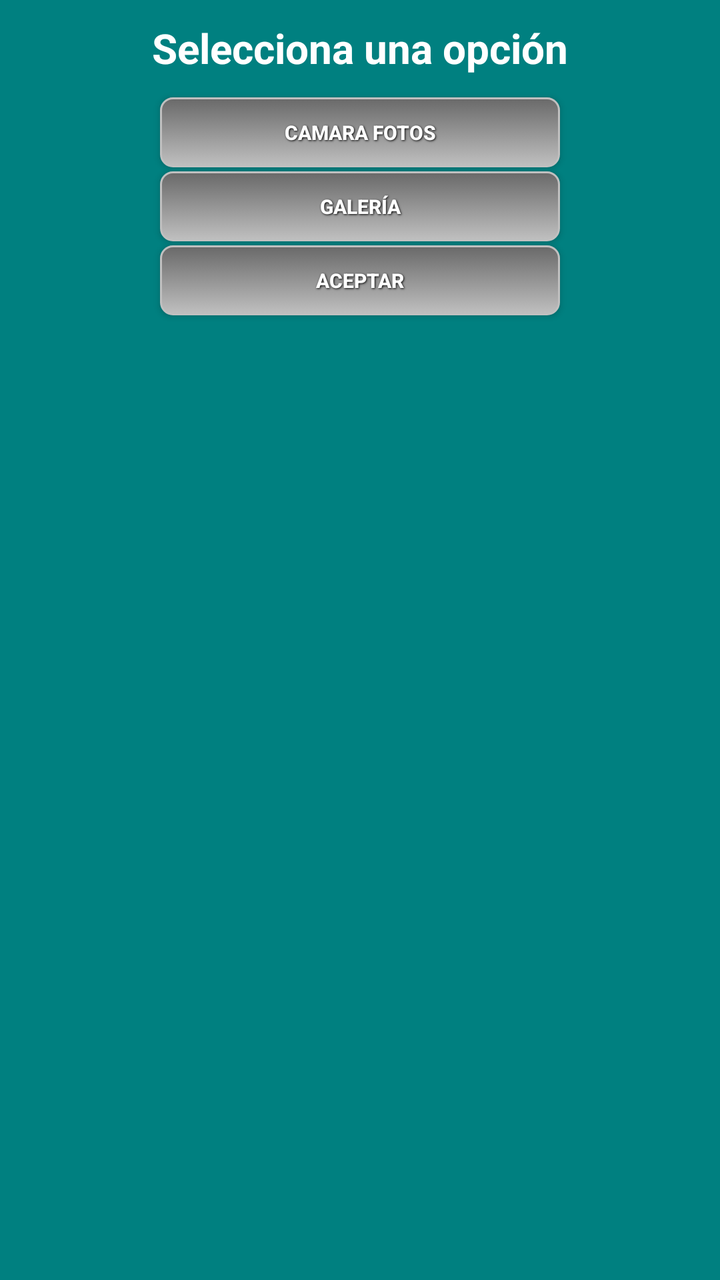
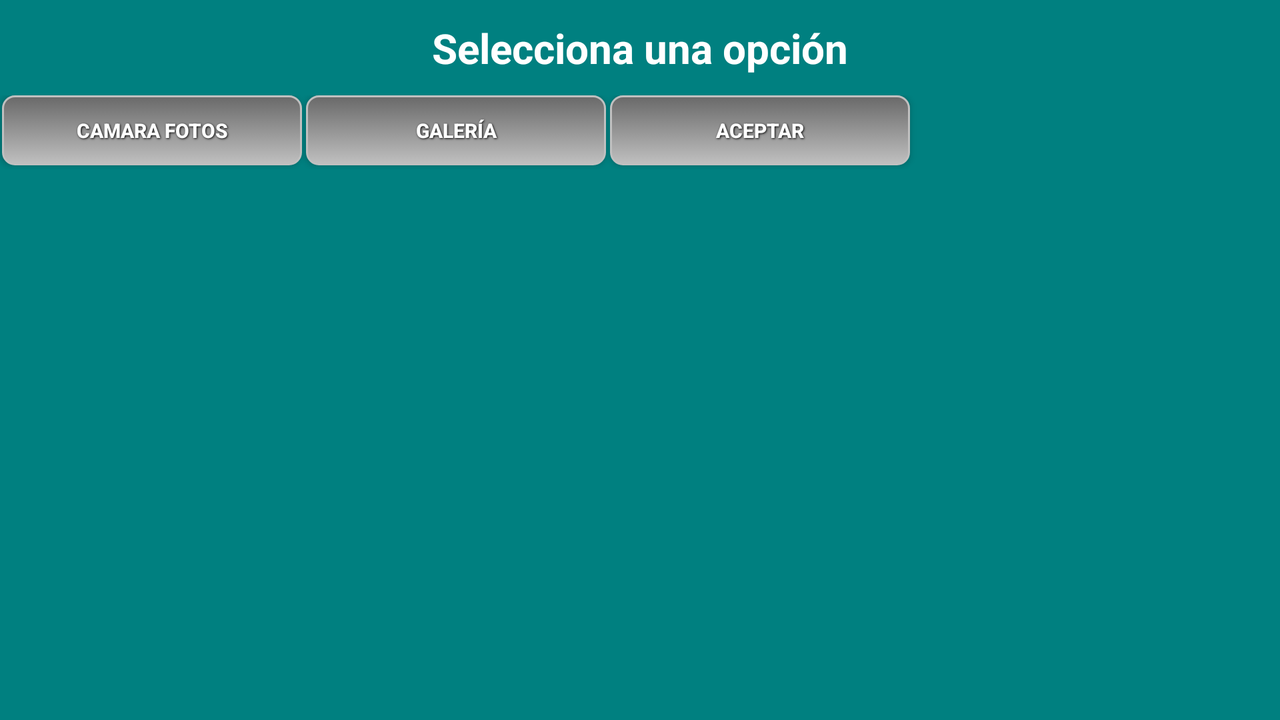

First picture: res/layout/ on a phone held upright. Second picture: the repository's own variant of that layout, on a device whose configuration matches the variant's folder. Source for both follows.
<!-- AndroidManifest.xml: application theme AppTheme -->
<!-- res/layout/add_imagen.xml -->
<?xml version="1.0" encoding="utf-8"?>
<LinearLayout xmlns:android="http://schemas.android.com/apk/res/android"
    android:layout_width="fill_parent"
    android:layout_height="fill_parent"
    android:layout_gravity="center"
    android:background="#008080" 
    android:orientation="vertical">

    <TextView
        android:id="@+id/btnCamara"
        style="@style/TextoTitulo"
        android:layout_width="match_parent"
        android:layout_height="wrap_content"
        android:gravity="center"
        android:text="@string/selectOpcionImagen"
        android:textAlignment="center"
        android:textColor="#ffffff"
        android:paddingTop="10dp"
        android:paddingBottom="10dp" />
    
    <Button
        android:id="@+id/btnGallery"
        style="@style/button_text"
        android:layout_width="200dp"
        android:layout_height="35dp"
        android:layout_gravity="center_horizontal"
        android:background="@drawable/grey_button"
        android:text="@string/camaraFotos"
        android:onClick="camera" />
    
    <Button
        android:id="@+id/btnOK"
        style="@style/button_text"
        android:layout_width="200dp"
        android:layout_height="35dp"
        android:layout_gravity="center_horizontal"
        android:background="@drawable/grey_button"
        android:text="@string/galeria"
	    android:onClick="gallery" />
    
    <Button
        android:id="@+id/salir"
        style="@style/button_text"
        android:layout_width="200dp"
        android:layout_height="35dp"
        android:layout_gravity="center_horizontal"
        android:background="@drawable/grey_button"
        android:text="@string/ok"
	    android:onClick="seleccionar" />
    
    <ImageView
        android:layout_width="wrap_content"
        android:layout_height="wrap_content"
        android:scaleType="centerCrop"
        android:layout_gravity="center_vertical|center_horizontal"
        android:id="@+id/ivDisplay"/>
    
    
    

</LinearLayout>
<!-- resources referenced by this layout -->
<resources>
  <!-- drawable grey_button (drawable) -->
  <?xml version="1.0" encoding="utf-8"?>
  <selector xmlns:android="http://schemas.android.com/apk/res/android">
  
      <item android:state_pressed="true">
          <shape>
              <solid android:color="#696969" />
              <stroke android:width="1dp" android:color="#C0C0C0" />
              <corners android:radius="6dp" />
              <padding android:bottom="10dp" android:left="10dp" android:right="10dp" android:top="10dp" />
          </shape>
      </item>
      <item>
          <shape>
              <gradient android:angle="270" android:endColor="#C0C0C0" android:startColor="#696969" />
              <stroke android:width="1dp" android:color="#C0C0C0" />
              <corners android:radius="6dp" />
              <padding android:bottom="10dp" android:left="10dp" android:right="10dp" android:top="10dp" />
          </shape>
      </item>
  </selector>
  <string name="camaraFotos">Camara Fotos</string>
  <string name="galeria">Galería</string>
  <string name="ok">Aceptar</string>
  <string name="selectOpcionImagen">Selecciona una opción</string>
  <style name="TextoTitulo" parent="@android:style/TextAppearance.Medium">
          <item name="android:textColor">#000000</item>
          <item name="android:typeface">normal</item>
          <item name="android:textSize">10pt</item>
          <item name="android:textStyle">bold</item>
      </style>
  <style name="button_text">
          <item name="android:layout_width">fill_parent</item>
          <item name="android:layout_height">wrap_content</item>
          <item name="android:textColor">#ffffff</item>
          <item name="android:gravity">center</item>
          <item name="android:layout_margin">1dp</item>
          <item name="android:textSize">10dp</item>
          <item name="android:textStyle">bold</item>
          <item name="android:shadowColor">#000000</item>
          <item name="android:shadowDx">1</item>
          <item name="android:shadowDy">1</item>
          <item name="android:shadowRadius">2</item>
      </style>
  <style name="AppTheme" parent="AppBaseTheme">
          
      </style>
  <style name="AppBaseTheme" parent="Theme.AppCompat.Light">
          
      </style>
</resources>
<!-- res/layout-land/add_imagen.xml (the author's variant of the layout above) -->
<!-- drawn on the phone turned sideways -->
<?xml version="1.0" encoding="utf-8"?>
<ScrollView xmlns:android="http://schemas.android.com/apk/res/android"
    android:id="@+id/scrollView1"
    android:layout_width="match_parent"
    android:layout_height="match_parent"
    android:layout_weight="2"
    android:fillViewport="true"
    android:background="#008080"
    android:gravity="top" >    
    
	<LinearLayout 
	    android:layout_width="fill_parent"
	    android:layout_height="fill_parent"
	    android:layout_gravity="center"
	    android:orientation="vertical">

    <TextView
        android:id="@+id/btnCamara"
        style="@style/TextoTitulo"
        android:layout_width="match_parent"
        android:layout_height="wrap_content"
        android:gravity="center"
        android:text="@string/selectOpcionImagen"
        android:textAlignment="center"
        android:textColor="#ffffff"
        android:paddingTop="10dp"
        android:paddingBottom="10dp" />
    
    <ImageView
        android:layout_width="wrap_content"
        android:layout_height="wrap_content"
        android:scaleType="centerCrop"
        android:layout_gravity="center_vertical|center_horizontal"
        android:id="@+id/ivDisplay"/>
    
    <LinearLayout
	    android:layout_width="fill_parent"
	    android:layout_height="wrap_content"
	    android:layout_gravity="center"
	    android:background="#008080" 
	    android:orientation="horizontal">
    
	    <Button
	        android:id="@+id/btnGallery"
	        style="@style/button_text"
	        android:layout_width="150dp"
	        android:layout_height="35dp"
	        android:layout_gravity="center_horizontal"
	        android:background="@drawable/grey_button"
	        android:text="@string/camaraFotos"
	        android:onClick="camera" />
	    
	    <Button
	        android:id="@+id/btnOK"
	        style="@style/button_text"
	        android:layout_width="150dp"
	        android:layout_height="35dp"
	        android:layout_gravity="center_horizontal"
	        android:background="@drawable/grey_button"
	        android:text="@string/galeria"
		    android:onClick="gallery" />
	    
	    <Button
	        android:id="@+id/salir"
	        style="@style/button_text"
	        android:layout_width="150dp"
	        android:layout_height="35dp"
	        android:layout_gravity="center_horizontal"
	        android:background="@drawable/grey_button"
	        android:text="@string/ok"
		    android:onClick="seleccionar" />
    </LinearLayout>
    
    
    
</LinearLayout>
</ScrollView>
